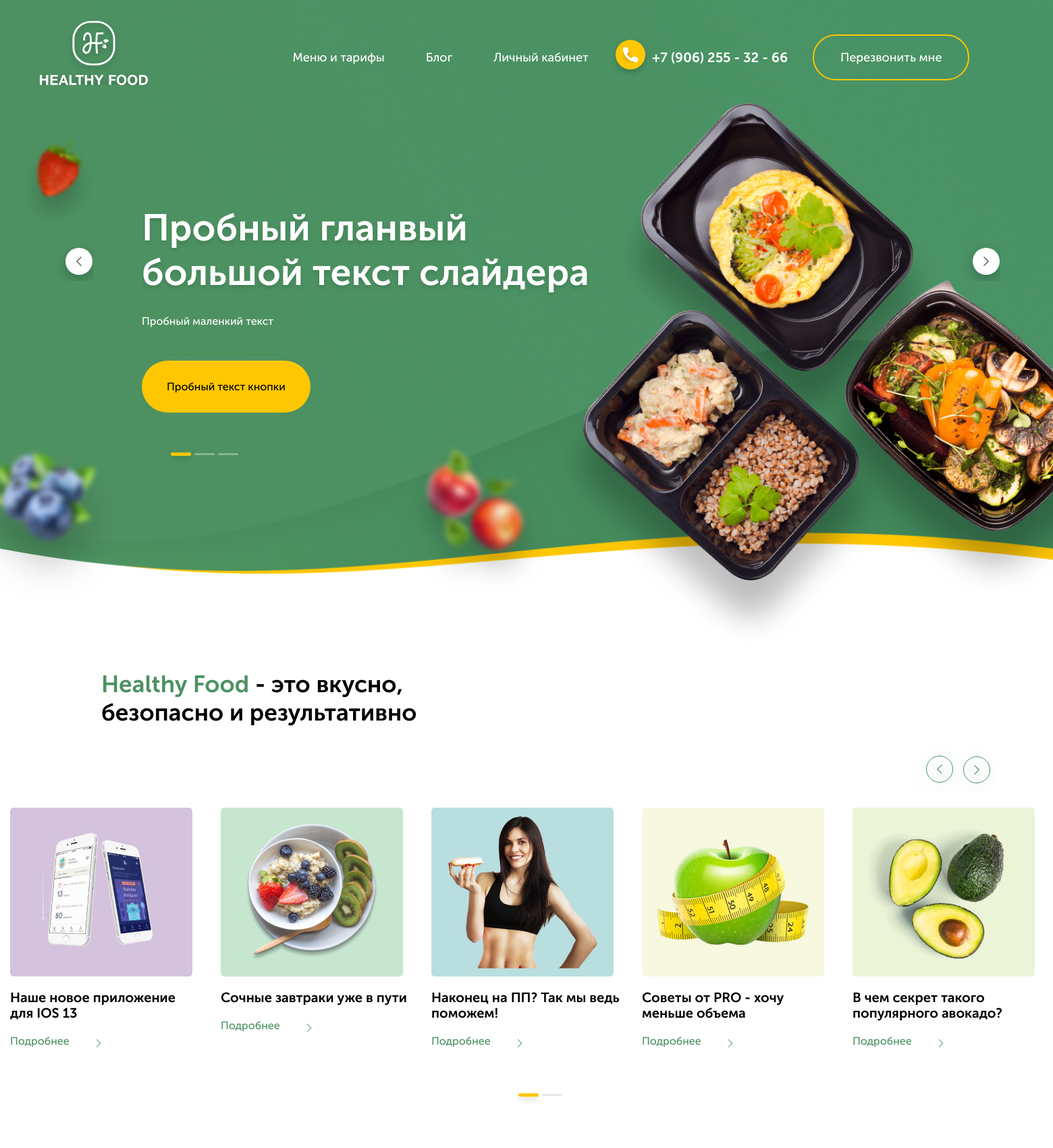
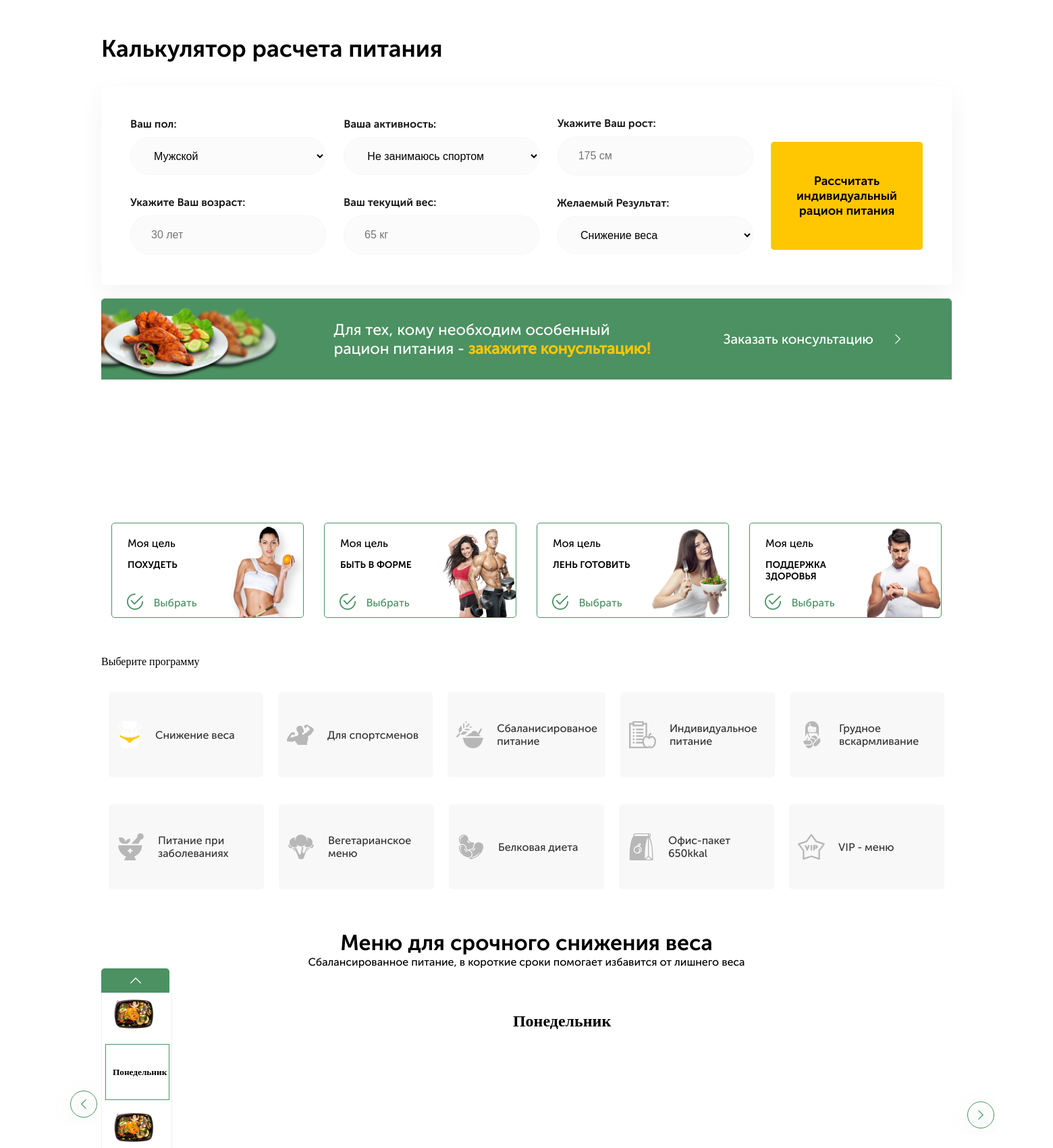
The page / (upper part) on the database its author committed (2 pictures, top to bottom).
### healthyfood/apps/main_page/models.py (models this page shows, shortened)
class HeaderSlider(models.Model):
    slider_header= models.CharField(("Обозначение о чем этот слайд"), max_length=50, null = True, blank = True)
    main_text = models.CharField(("Главный текст слайдера"), max_length=300)
    small_text = models.CharField(("Маленький текст слайдера"), max_length=200, null = True, blank = True)
    button = models.CharField( ("Текст кнопки"), max_length=50, null = True, blank = True)
    class Meta:
        db_table = ''
        managed = True
        verbose_name = 'Слайд хедера'
        verbose_name_plural = 'Слайды хедера'

class PageHeaders(models.Model):
    class Meta:
        db_table = ''
        managed = True
        verbose_name = 'Заголовоки страницы'
        verbose_name_plural = 'Заголовки страницы'
    anons_header = models.CharField(("Заголовок анонса"), max_length=100)
    anons_header_bold = models.CharField(("Выделенный текст заголовка анонса"), max_length=50, null = True, blank = True)
    calculator_header = models.CharField(("Заголовок калькулятора"), max_length=100)
    menu_header = models.CharField(("Заголовок меню"), max_length=100)
    menu_smalltext = models.CharField(("маленький текст в меню"), max_length=200)
    buy_header = models.CharField(("Заголовок 'Закажи сейчас' "), max_length=100)
    reviews_header = models.CharField(("Заголовок отзывов"), max_length=100)
    questions_header = models.CharField(("Заголовок вопросов"), max_length=100)

class PageSlider(models.Model):
    class Meta:
        db_table = ''
        managed = True
        verbose_name = 'Слайд анонса'
        verbose_name_plural = 'Слайды анонса'
    anons_slider_name = models.CharField(("Имя слайда"), max_length=50)
    anons_slider_text = models.CharField(("Текст слайда"), max_length=50)
    anons_slider_image = models.ImageField(("Картинка слайда"), upload_to='img', height_field=None, width_field=None, max_length=100)
    anons_slider_bgcolor = models.CharField (("Цвет фона слайда"), default= '#F0F0F0',  max_length=7)
    anons_slider_link = models.CharField(("Сылка слайда"), max_length=200)

class ProgrammsBig(models.Model):
    class Meta:
        db_table = ''
        managed = True
        verbose_name = 'Большой блок '
        verbose_name_plural = 'Большие блоки'
    big_text = models.CharField(("Название блока"), max_length=50)
    big_img = models.FileField(("Картинка блока"), upload_to='img')

class ProgrammsSmall(models.Model):
    class Meta:
        db_table = ''
        managed = True
        verbose_name = 'Маленький блок '
        verbose_name_plural = 'Маленькие блоки'
    name = models.CharField(("Название блока"), max_length=50)
    small_img = models.FileField(("Картинка блока"), upload_to='img')
    cat = models.CharField(("Обозначение блока"), max_length=50)

class Days(models.Model):
    days_name = models.CharField(('День недели'), max_length = 20 )
    class Meta:
        db_table = ''
        managed = True
        verbose_name = 'День недели'
        verbose_name_plural = 'Дни недели'

class MenuSlider(models.Model):
    class Meta:
        verbose_name = ("Блюдо ")
        verbose_name_plural = ("Блюда")
    name = models.CharField(("Название блюда"), max_length=100)
    menu_discription = models.CharField(("Описание блюда"), max_length=500)
    big_img = models.ImageField(("Картинка большого слайда"), upload_to='img', height_field=None, width_field=None, max_length=None)
    small_img = models.ImageField(("Картинка маленького слайда"), upload_to='img', height_field=None, width_field=None, max_length=None)
    kkal = models.CharField(("Колличество калорий"), max_length=20)
    gramm = models.CharField(("Колличество грамм"), max_length=20)
    price = models.CharField(("Цена блюда"), max_length=10)
    discount = models.CharField(("Цена со скидкой, если есть"), max_length=10, null=True, blank = True)
    days_list = models.ManyToManyField(Days, verbose_name = "Дни недели", related_name='days')

### healthyfood/apps/main_page/views.py (the view)
# urls.py: path('', views.Base.as_view(), name = 'headers'),
class Base(View):
    def get(self, request):
        menu = MenuSlider.objects.all()
        headers = PageHeaders.objects.all()
        header_slider = HeaderSlider.objects.all()
        page_slider = PageSlider.objects.all()
        programms_big = ProgrammsBig.objects.all()
        programms_small = ProgrammsSmall.objects.all()
        reviews = Reviews.objects.all()
        reviews_count = reviews.count()
        questions = QuestionsAnswers.objects.all()
        days  = Days.objects.all()
        return render(request, 'base.html', {"headers": headers,
        'header_slider': header_slider,
        'page_slider': page_slider,
        'programms_big': programms_big,
        'programms_small': programms_small,
        'reviews': reviews,
        "reviews_count" : reviews_count,
        'questions': questions,
        'menu': menu,
        'days': days,
        })

### healthyfood/templates/base.html (shortened to what this page needs)
<!DOCTYPE html>
<html lang="en">
<head>
    <link rel="stylesheet" href="../static/style/css/style.css">
</head>
<body>
    <header class="header">
        <div class="container">
         <nav class="header__navigate">
             <div class="header__navigate__box header__navigate__logo"><img src="../static/images/logo.svg" alt="Healthy Food"></div>
             <div class="header__navigate__box header__navigate__button">Меню и тарифы</div>
             <div class="header__navigate__box header__navigate__button">Блог</div>
             <div class="header__navigate__box header__navigate__button">Личный кабинет</div>
             <div class="header__navigate__box header__navigate__phone">
                 <img src="../static/images/phone-ico.svg" alt="">
                 <p>+7 (906) 255 - 32 - 66</p>
             </div>
             <div class="header__navigate__box header__navigate__call">Перезвонить мне</div>
         </nav>
         <div class="header__slider" id="slider-1">
            {% if header_slider%}
             {% for a in header_slider%}
             <div class="header__slider__item">
                <h3>{{a.main_text}}</h3>
                {% if a.small_text %}
                    <p>{{a.small_text}}</p>
                {% endif %}
                {% if a.button %}
                    <button class="header__slider__item__button"> {{a.button}} </button>
                {% endif %}
            </div>
             {%endfor%}
            {%else%}
                Слайдов нет
            {% endif %}
        </div>
        </div>
     </header>
        <div class="page">
        <div class="slider">
            <div class="slider__header">
                    <h2>
                        {% for a in headers  %}
                        <b>{{a.anons_header_bold}}</b> - {{a.anons_header}}
                        {% endfor %}
                    </h2>
            </div>
            <div class="slider__slick" id="slider-2">
                {% if page_slider %}
                {% for a in page_slider %}
                <div class="slider__slick__item">
                    <div class="image__box" style="background: {{a.anons_slider_bgcolor}};">
                        <img src="{{ a.anons_slider_image.url }}" alt="" class="image">
                    </div>
                        <p class="discription">
                            {{a.anons_slider_text}}
                        </p>
                        <a href="{{a.anons_slider_link}}" class="detailed">Подробнее</a>
                    </div>
                {% endfor %}
                  {% else %}
                  Слайдов не найдено
                {% endif %}
            </div>
        </div>
        </div>
    <div class="calculate">
        <h3 class="calculate__header">{% for a in headers %}
          {{a.calculator_header}}
        {% endfor %}</h3>
        <div class="calculate__box">
            <div class="calculate__box__item first">
                <div class="calculate__box__block calculate__box__block__1">
                    <label for="" class="discription">Ваш пол:</label>
                    <select name="gender" id="gender" required class="input">
                        <option value="mail" selected='selected'>Мужской</option>
                    </select>
                </div>
                <div class="calculate__box__block calculate__box__block__2">
                    <label for="" class="discription">Ваша активность:</label>
                    <select name="activity" id="activity" required class="input">
                        <option value="1.2">Не занимаюсь спортом</option>
                    </select>
                </div>
                <div class="calculate__box__block calculate__box__block__3">
                    <label for="" class="discription">Укажите Ваш рост:</label>
                    <input type="text" placeholder="175 см" pattern="[0-9]{3} см" required class="input" id="height">
                </div>
                <div class="calculate__box__block calculate__box__block__4">
                    <label for="" class="discription">Укажите Ваш возраст:</label>
                    <input type="text" placeholder="30 лет" pattern="[0-9]{1,3} лет" required class="input" id="age">
                </div>
                <div class="calculate__box__block calculate__box__block__5">
                    <label for="" class="discription">Ваш текущий вес:</label>
                    <input type="text" placeholder="65 кг" pattern="[0-9]{1,4} кг" required class="input" id="weight">
                </div>
                <div class="calculate__box__block calculate__box__block__6">
                    <label for="" class="discription">Желаемый Результат:</label>
                    <select name="need_weight" id="need_weight" required class="input">
                        <option value="lose_weight">Снижение веса</option>
                    </select>
                </div>
            </div>
            <div class="calculate__box__item second">
                <div class="calculate__box__block calculate__box__block__7">
                    <button class="calculate__box__block__button" id="submit__button">
                        Рассчитать индивидуальный рацион питания
                    </button>
                </div>
            </div>
        </div>
        <div class="calculate__consultation">
            <p class="calculate__consultation__description">
                Для тех, кому необходим особенный<br> рацион питания - <b>закажите конусльтацию!</b>
            </p>
            <a href="" class="calculate__consultation__buy">Заказать консультацию</a>
        </div>
    </div>
  <div class="programms">
    <div class="programms__big">
        {% if programms_big %}
            {% for a in programms_big %}
            <div class="programms__big__block" id = 'big__block-{{a.id}}'>
                <div class="programms__big__block__item">
                    <label for="" class="programms__big__block__item__purpose">Моя цель</label>
                    <p class="programms__big__block__item__discription">{{a.big_text}} </p>
                    <p class="programms__big__block__item__choose">Выбрать</p>
                </div>
                <div class="programms__big__block__item image">
                    <img src="{{a.big_img.url}}" alt="" class="programms__big__block__item__img">
                </div>
            </div>
            {% endfor %}
            {% else %}
            Блоков не найдено
        {% endif %}
    </div>
    <p class="programms__choise">Выберите программу</p>
    <div class="programms__small">
        {% if programms_small %}
            {% for a in programms_small  %}
            <div class="programms__small__items " id = 'small__block-{{a.cat}}'>
                <img src="{{a.small_img.url}}" alt="" class="programms__small__items__ico">
                <p class="programms__small__items__discription"> {{a.name}} </p>
            </div>
            {% endfor %}
        {% endif %}
    </div>
</div>
<div class="menu">
    {% for a in headers %}
            <h2 class="menu__header">
                {{a.menu_header}}
            </h2>
            <p class="menu__description">
                {{ a.menu_smalltext }}
            </p>
        {% endfor %}
            <div class="menu__slider">
                <div class="menu__slider__small" id="slider-3">
                    {% for day in  days %}
                    <div class="menu__slider__small__item">
                        <h5>{{day.days_name}}</h5>
                    </div>
                    {% for a in menu %}
                        {% for menu_day in a.days_list.all %}
                            {% if menu_day.id == day.id %}
                                <div class="menu__slider__small__item">
                                    <img src="{{a.small_img.url}}" alt="">
                                </div>
                            {% endif %}
                        {% endfor %}
                    {% endfor %}
                {% endfor %}
                </div>
                <div class="menu__slider__big" id="slider-4">
                    {% for day in  days %}
                    <div class="menu__slider__big__block">
                        <div class="menu__slider__big__block__item">
                            <h2>{{day.days_name}}</h2>
                        </div>
                    </div>
                        {% endfor %}
                </div>
            </div>
</div>
</body>
</html>

### rows shown on the page
HeaderSlider: main_text "Пробный гланвый большой текст слайдера", small_text "Пробный маленкий текст", button "Пробный текст кнопки"
PageHeaders: anons_header_bold "Healthy Food", anons_header "это вкусно, безопасно и результативно", calculator_header "Калькулятор расчета питания", menu_header "Меню для срочного снижения веса", menu_smalltext "Сбалансированное питание, в короткие сроки помогает избавится от лишнего веса"
PageSlider: anons_slider_image (picture), anons_slider_text "Наше новое приложение для IOS 13"
PageSlider: anons_slider_image (picture), anons_slider_text "Сочные завтраки уже в пути"
PageSlider: anons_slider_image (picture), anons_slider_text "Наконец на ПП? Так мы ведь поможем!"
PageSlider: anons_slider_image (picture), anons_slider_text "Советы от PRO - хочу меньше объема"
PageSlider: anons_slider_image (picture), anons_slider_text "В чем секрет такого популярного авокадо?"
ProgrammsBig: big_text "ПОХУДЕТЬ", big_img (picture)
ProgrammsBig: big_text "БЫТЬ В ФОРМЕ", big_img (picture)
ProgrammsBig: big_text "ЛЕНЬ ГОТОВИТЬ", big_img (picture)
ProgrammsBig: big_text "ПОДДЕРЖКА ЗДОРОВЬЯ", big_img (picture)
ProgrammsSmall: small_img (picture), name "Снижение веса"
ProgrammsSmall: small_img (picture), name "Для спортсменов"
ProgrammsSmall: small_img (picture), name "Сбаланисированое питание"
ProgrammsSmall: small_img (picture), name "Индивидуальное питание"
ProgrammsSmall: small_img (picture), name "Грудное вскармливание"
ProgrammsSmall: small_img (picture), name "Питание при заболеваниях"
ProgrammsSmall: small_img (picture), name "Вегетарианское меню"
ProgrammsSmall: small_img (picture), name "Белковая диета"
ProgrammsSmall: small_img (picture), name "Офис-пакет 650kkal"
ProgrammsSmall: small_img (picture), name "VIP - меню"
Days: days_name "Понедельник", small_img (picture)
Days: small_img (picture)
